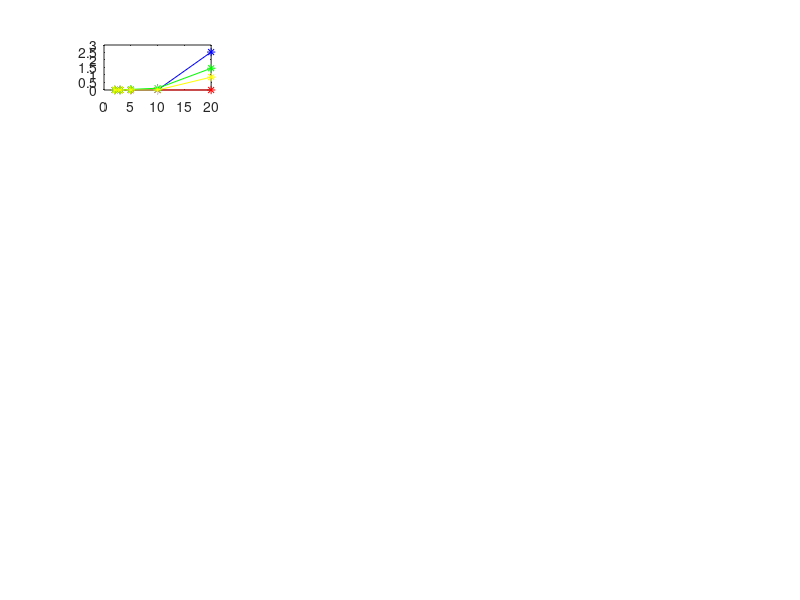

MATLAB code to generate this figure: (Note: this script raises an error after producing the figure.)
x = [2 3 5 10 20];

BIPOP = [0.00e+00  0.00e+00  0.00e+00  4.91e-15  2.97e-14;
         0.00e+00  0.00e+00  0.00e+00  3.68e-01  3.04e+03;
         2.48e-01  5.74e-01  1.61e+00  4.79e+00  7.19e+00;
         6.36e-01  1.14e+00  2.76e+00  6.72e+00  1.63e+01;
         3.73e-15  8.98e-16  2.91e-14  2.95e-14  3.81e-14;
         4.43e-16  4.75e-15  3.72e-14  7.84e-09  1.32e-02;
         0.00e+00  1.89e-15  9.71e-15  2.56e-01  2.91e+00;
         0.00e+00  0.00e+00  5.81e-02  1.51e+00  2.52e+00;
         0.00e+00  0.00e+00  0.00e+00  1.32e+00  1.43e+01;
         0.00e+00  0.00e+00  0.00e+00  1.46e-01  2.13e+03;
         0.00e+00  0.00e+00  1.77e-15  3.63e-03  1.18e+02;
         9.58e-03  1.32e-01  4.08e-01  9.55e-01  4.06e+00;
         2.41e-12  5.56e-12  2.51e-09  4.61e-01  4.05e+00;
         8.92e-14  2.76e-13  1.49e-12  6.24e-07  1.12e-04;
         4.00e-01  5.83e-01  1.39e+00  3.40e+00  2.62e+01;
         0.00e+00  1.17e-01  3.51e-01  2.22e+00  2.24e+00;
         1.45e-13  7.32e-06  3.16e-03  1.19e+00  5.11e-02;
         7.81e-01  1.55e-01  1.78e-01  3.71e-01  1.01e+00;
         4.34e-03  7.93e-02  2.63e-01  9.22e-01  3.04e-01;
         3.49e-01  2.92e-01  3.46e-01  3.34e-01  2.76e-01;
         1.73e-01  4.64e-01  7.08e-01  1.84e+00  2.88e+00;
         1.92e-01  5.23e-01  8.75e-01  1.28e+01  1.06e+01;
         1.48e-01  5.84e-01  5.77e-01  3.73e-01  4.29e-01;
         8.58e-01  1.22e+00  2.56e+00  1.37e+01  1.14e+01];

DEAE = [0.00e+00  0.00e+00  0.00e+00  3.95e-12  2.53e+00;
        0.00e+00  0.00e+00  0.00e+00  8.64e+01  2.59e+03;
        0.00e+00  5.23e-01  2.90e+00  1.44e+01  3.91e+01;
        5.39e-01  4.39e-01  4.62e+00  2.39e+01  7.15e+01;
        3.73e-15  8.98e-16  2.91e-14  2.95e-14  3.81e-14;
        0.00e+00  0.00e+00  6.84e-12  1.52e-01  6.44e+01;
        0.00e+00  1.95e-03  4.25e-02  3.20e+00  4.41e+01;
        0.00e+00  0.00e+00  1.34e+00  1.67e+01  1.79e+02;
        0.00e+00  0.00e+00  1.21e+00  2.17e+00  6.25e+01;
        0.00e+00  0.00e+00  0.00e+00  2.00e+01  2.77e+03;
        0.00e+00  0.00e+00  0.00e+00  6.84e+00  4.76e+01;
        9.13e-01  1.49e+01  1.74e-01  1.44e+01  7.48e+06;
        8.98e-16  4.98e-14  2.48e-13  1.72e-01  1.07e+02;
        2.77e-17  2.77e-17  2.82e-14  4.11e-05  1.13e+00;
        3.98e-01  7.45e-01  1.62e+00  1.60e+01  4.41e+01;
        0.00e+00  8.79e-02  1.92e+00  3.90e+00  2.76e+00;
        2.42e-17  2.89e-05  2.29e-02  4.24e-01  2.07e+00;
        8.33e-08  2.49e-01  1.49e-01  4.11e+00  7.65e+00;
        7.40e-03  2.62e-02  3.90e-01  6.55e-01  3.35e-01;
        2.79e-01  2.44e-01  2.32e-01  2.85e-01  3.41e-01;
        2.32e-01  4.11e-01  7.54e-01  5.25e+00  6.88e+00;
        2.35e-01  1.73e-01  1.86e+00  6.94e+00  1.47e+01;
        3.16e-01  5.13e-01  4.08e-01  5.30e-01  4.07e-01;
        6.65e-01  1.28e+00  3.00e+00  8.14e+00  1.45e+01];

GA = [2.99e-06  2.84e-04  3.78e-02  1.19e-01  1.45e+00;
      1.32e-03  2.47e+00  9.19e+01  1.51e+03  3.75e+04;
      2.25e-03  2.40e-01  9.68e-01  3.73e+00  1.40e+01;
      2.57e-01  7.58e-01  1.18e+00  6.91e+00  2.80e+01;
      3.73e-15  8.98e-16  2.91e-14  2.53e-01  5.40e+00;
      1.07e-01  6.23e-01  1.13e+00  8.75e+00  5.58e+01;
      7.06e-02  2.69e-02  3.62e-01  3.68e+00  1.91e+01;
      2.46e-02  3.52e-01  4.19e+00  5.01e+01  6.40e+02;
      1.55e-02  2.92e-01  5.79e+00  3.17e+01  4.20e+02;
      3.57e+00  1.78e+02  4.86e+02  7.44e+03  7.27e+04;
      3.64e+00  9.50e+00  8.13e+00  1.98e+01  3.39e+01;
      1.24e+00  1.75e+01  2.75e+03  1.81e+05  4.36e+06;
      3.71e-01  2.50e+00  6.15e+00  2.74e+01  6.74e+01;
      1.93e-02  1.65e-03  1.88e-02  1.34e-01  2.06e+00;
      4.71e-01  1.25e+00  3.42e+00  8.61e+00  2.20e+01;
      3.34e-02  2.06e-01  7.81e-01  2.23e+00  3.59e+00;
      1.17e-02  2.93e-02  1.40e-01  3.13e-01  6.82e-01;
      2.62e-01  3.74e-01  4.10e-01  2.52e+00  2.43e+00;
      6.42e-03  4.57e-02  2.62e-01  4.86e-01  5.83e-01;
      1.24e-01  2.84e-01  2.44e-01  3.10e-01  2.22e+01;
      5.73e-04  5.01e-03  5.98e-01  2.61e+00  7.14e+00;
      2.39e-02  2.29e-01  7.48e-01  3.77e+00  1.03e+01;
      2.78e-01  3.79e-01  2.45e-01  3.97e-01  3.64e-01;
      5.95e-01  9.42e-01  3.44e+00  8.38e+00  1.34e+01];

PSO = [0.00e+00  0.00e+00  1.53e-13  5.86e-07  8.60e-01;
       2.48e+00  1.47e+01  2.64e+02  1.28e+03  3.84e+04;
       0.00e+00  4.40e-01  1.66e+00  6.23e+00  1.60e+01;
       7.26e-14  9.86e-01  1.61e+00  8.15e+00  1.61e+01;
       3.73e-15  8.98e-16  2.91e-14  3.93e+00  1.85e+01;
       1.09e-10  1.12e-02  4.04e+00  1.30e+01  8.30e+01;
       3.86e-15  2.51e-13  5.88e-01  2.42e+00  2.07e+01;
       1.26e-05  1.10e+00  5.18e-01  2.90e+00  8.16e+01;
       1.12e-06  2.38e-01  1.34e+00  1.01e+01  4.80e+01;
       1.81e+01  4.78e+00  4.61e+02  2.98e+03  3.07e+04;
       5.65e+00  1.14e+01  1.85e+01  2.49e+01  4.13e+01;
       2.08e+00  1.64e+01  1.65e+01  6.59e+05  5.00e+05;
       4.69e-02  1.76e+00  1.38e+01  2.62e+01  8.64e+01;
       9.51e-06  4.85e-05  1.71e-04  6.65e-04  8.83e-01;
       3.38e-01  2.26e+00  3.26e+00  1.29e+01  2.67e+01;
       7.90e-02  8.57e-02  6.14e-01  2.85e+00  3.66e+00;
       7.17e-06  2.27e-02  3.44e-02  6.75e-01  8.31e-01;
       2.55e-01  3.70e-01  1.73e-01  1.21e+00  2.76e+00;
       3.92e-03  4.61e-02  2.14e-01  4.63e-01  8.67e-01;
       2.01e-01  2.70e-01  3.19e-01  2.58e-01  2.10e-01;
       0.00e+00  5.12e-01  7.89e-01  1.87e+00  5.13e+00;
       6.57e-01  2.35e-01  1.37e+00  5.20e+00  1.28e+01;
       2.23e-01  3.25e-01  3.98e-01  2.16e-01  5.53e-01;
       9.00e-01  3.32e-01  3.20e+00  5.00e+00  1.33e+01];

for i = 1:24

    subplot(6,4,i);
    plot(x,BIPOP(i,:),'r-*',x,DEAE(i,:),'b-*',x,GA(i,:),'g-*',x,PSO(i,:),'y-*');
    %legend({'BIPOP','DEAE','GA','PSO'},'Location','northwest');
    title('f'+string(i));

end